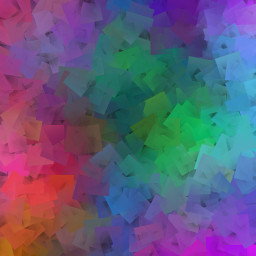
//> input picture blend1.jpg, 256 x 256 px, given in place of the camera
$ ./equalize   (built with g++ and OpenCV 4)
//> lines starting //> are read from the running program, lines starting //| are printed output that depends on the picture
#include "opencv2/opencv.hpp"
#include <iostream>

using namespace cv;
using namespace std;

int main( int argc, char** argv )
{
  Mat image;
  int width, height;
  VideoCapture cap;
  vector<Mat> planes, eq_planes;
  Mat histR, histG, histB;
  int nbins = 64;
  float range[] = {0, 256};
  const float *histrange = { range };
  bool uniform = true;
  bool acummulate = false;
  Vec3b cor;

  cap.open(0);

  if(!cap.isOpened()){
    cout << "Camera indisponivel" << endl;
    return -1;
  }

  width = cap.get(CV_CAP_PROP_FRAME_WIDTH);
  height = cap.get(CV_CAP_PROP_FRAME_HEIGHT);

  cout << "Largura = " << width << endl;
  cout << "Altura = " << height << endl;

  int histw = nbins, histh = nbins/2;
  Mat histImgR(histh, histw, CV_8UC3, Scalar(0,0,0));
  Mat histImgG(histh, histw, CV_8UC3, Scalar(0,0,0));
  Mat histImgB(histh, histw, CV_8UC3, Scalar(0,0,0));

  while(1){
    cap >> image;
//> image is the input picture: 256 rows x 256 cols, CV_8UC3; mean B, G, R 122.3, 90.9, 96.8
    split (image, planes);
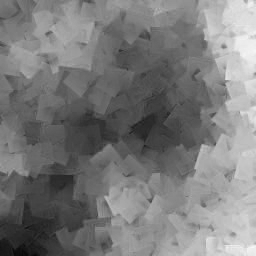
//> planes[0]: 256 rows x 256 cols, CV_8UC1; min 8, max 247, mean 122.3
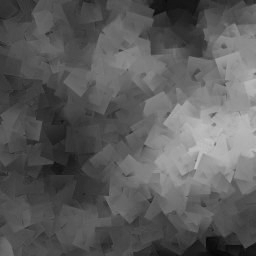
//> planes[1]: 256 rows x 256 cols, CV_8UC1; min 4, max 194, mean 90.9
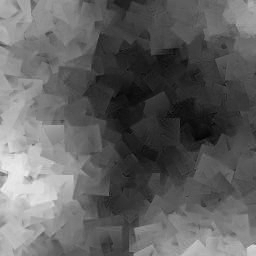
//> planes[2]: 256 rows x 256 cols, CV_8UC1; min 0, max 236, mean 96.8
    split (image, eq_planes);

    calcHist(&planes[0], 1, 0, Mat(), histR, 1,
             &nbins, &histrange,
             uniform, acummulate);
//> histR = 64 values, max 2672 at index 25, min 0 at index 0, mean 1024
    calcHist(&planes[1], 1, 0, Mat(), histG, 1,
             &nbins, &histrange,
             uniform, acummulate);
//> histG = 64 values, max 3875 at index 19, min 0 at index 0, mean 1024
    calcHist(&planes[2], 1, 0, Mat(), histB, 1,
             &nbins, &histrange,
             uniform, acummulate);
//> histB = 64 values, max 2338 at index 21, min 0 at index 60, mean 1024

    Mat swap(height,width,CV_8UC3, Scalar(0,0,0));

    equalizeHist(planes[0],eq_planes[0]);
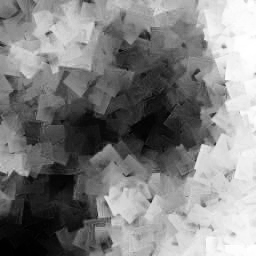
//> eq_planes[0]: 256 rows x 256 cols, CV_8UC1; min 0, max 255, mean 128.3
    equalizeHist(planes[1],eq_planes[1]);
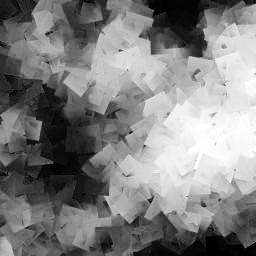
//> eq_planes[1]: 256 rows x 256 cols, CV_8UC1; min 0, max 255, mean 128.6
    equalizeHist(planes[2],eq_planes[2]);
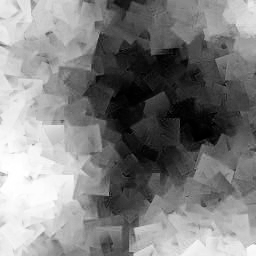
//> eq_planes[2]: 256 rows x 256 cols, CV_8UC1; min 0, max 255, mean 128.2

    for (int i = 0; i < image.rows; i++){
      for (int j = 0; j < image.cols; j++){
        cor[0] = eq_planes[0].at<uchar>(i,j);
        cor[1] = eq_planes[1].at<uchar>(i,j);
        cor[2] = eq_planes[2].at<uchar>(i,j);
        swap.at<Vec3b>(i,j) = cor;
      }
    }
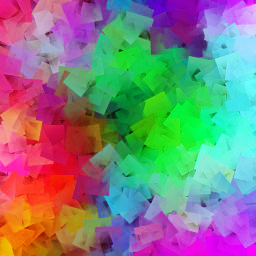
//> swap: 256 rows x 256 cols, CV_8UC3; mean B, G, R 128.3, 128.6, 128.2

    //cvtColor( image, swap, CV_BGR2GRAY );
    //equalizeHist(image,equalized);
    imshow("Capturada",image);
    imshow("Equalizada",swap);
    //imshow("Equalizada",equalized);

    if(waitKey(30) >= 0) return 0;
//> the Esc key is pressed
//> (the program exits here)

$ run again, on blend2.jpg
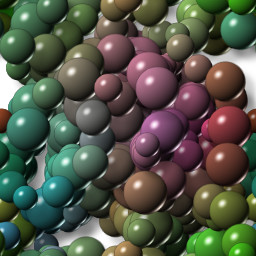
//> input picture blend2.jpg, 256 x 256 px, given in place of the camera
//> image is the input picture: 256 rows x 256 cols, CV_8UC3; mean B, G, R 71.6, 86.1, 82.2
//> `split (image, planes);`:
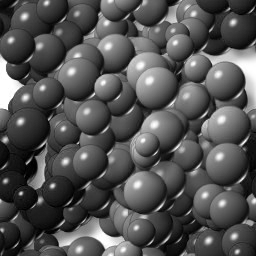
//> planes[2]: 256 rows x 256 cols, CV_8UC1; min 0, max 255, mean 82.2
//> histR = 64 values, max 2671 at index 12, min 82 at index 58, mean 1024
//> histG = 64 values, max 2243 at index 17, min 17 at index 0, mean 1024
//> histB = 64 values, max 2197 at index 7, min 106 at index 56, mean 1024
//> after the loop `for (int i = 0; i < image.rows; i++)`:
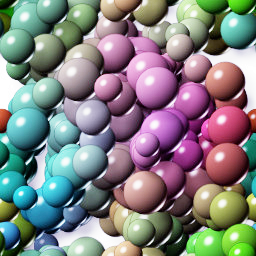
//> swap: 256 rows x 256 cols, CV_8UC3; mean B, G, R 128.2, 128.3, 128.2
